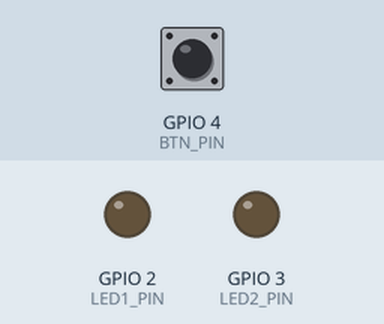
Bench run of a program on a simulated ESP32. Parts: output pins drawn as LEDs (lit = HIGH). Dashed ring = blinking. The test bench sets the inputs (shaded band); at power-on: GPIO 4 (BTN_PIN) HIGH.

Above: at 1.2 s.
1.3 s: GPIO 4 (BTN_PIN) pulled LOW for 1 s
At 2.25 s:
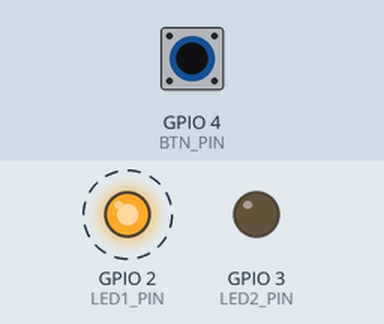
Timing chart, 0 to 7.5 s (numbered marks = the images above; inputs shaded):
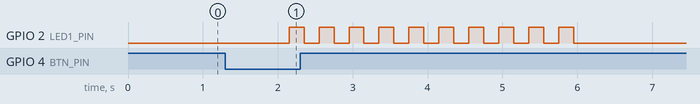

The program:

main.cpp
```cpp
#include <Arduino.h>
#include "LED.h"
#include <OneButton.h>

#define LED1_PIN 2 // Đổi thành chân GPIO cho LED1
#define LED2_PIN 3 // Đổi thành chân GPIO cho LED2
#define BTN_PIN 4   // Đổi thành chân GPIO cho nút bấm

LED led1(LED1_PIN, HIGH); // LED1
LED led2(LED2_PIN, HIGH); // LED2
bool isLED1Active = true; // Biến theo dõi LED đang được điều khiển

void btnPush();
void btnDoubleClick();
void btnHold();
OneButton button(BTN_PIN, HIGH); // Cấu hình nút bấm

void setup()
{
    led1.off();
    led2.off();
    button.attachClick(btnPush);
    button.attachDoubleClick(btnDoubleClick);
    button.attachLongPressStart(btnHold);
}

void loop()
{
    led1.loop();
    led2.loop();
    button.tick();
}

void btnPush()
{
    // Bật tắt LED đang được điều khiển
    if (isLED1Active) {
        led1.flip();
    } else {
        led2.flip();
    }
}

void btnDoubleClick()
{
    // Chuyển đổi giữa LED1 và LED2
    isLED1Active = !isLED1Active;
}

void btnHold()
{
    // Nhấp nháy LED đang được điều khiển
    for (int i = 0; i < 10; i++) { // Nhấp nháy 10 lần
        if (isLED1Active) {
            led1.on();
        } else {
            led2.on();
        }
        delay(200);
        if (isLED1Active) {
            led1.off();
        } else {
            led2.off();
        }
        delay(200);
    }
}
```

Measured:
- after the input at 1.3 s, GPIO 2 (LED1_PIN): alternates HIGH for 0.20 s and LOW for 0.20 s, 20 changes in all, then stays LOW, starting after 0.85 s
